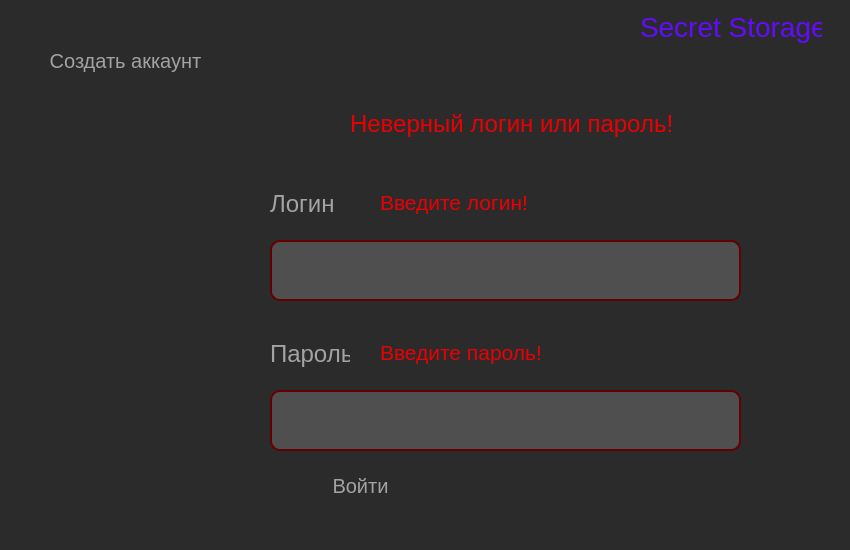
<?xml version="1.0" encoding="UTF-8"?>
<ui version="4.0">
 <class>Form</class>
 <widget class="QWidget" name="Form">
  <property name="geometry">
   <rect>
    <x>0</x>
    <y>0</y>
    <width>850</width>
    <height>550</height>
   </rect>
  </property>
  <property name="windowTitle">
   <string>Form</string>
  </property>
  <property name="styleSheet">
   <string notr="true">background: rgb(43, 43, 43)</string>
  </property>
  <widget class="QLineEdit" name="login">
   <property name="geometry">
    <rect>
     <x>270</x>
     <y>240</y>
     <width>471</width>
     <height>61</height>
    </rect>
   </property>
   <property name="styleSheet">
    <string notr="true">color: rgb(163, 163, 163);
font-size: 18px;
border-radius: 10px;
border: 2px solid rgb(100, 0, 0);
background-color: rgb(79, 79, 79)</string>
   </property>
   <property name="text">
    <string/>
   </property>
  </widget>
  <widget class="QLabel" name="label">
   <property name="geometry">
    <rect>
     <x>270</x>
     <y>190</y>
     <width>67</width>
     <height>29</height>
    </rect>
   </property>
   <property name="styleSheet">
    <string notr="true">color: rgb(163, 163, 163);
font-size: 18px;</string>
   </property>
   <property name="text">
    <string>&lt;!DOCTYPE HTML PUBLIC &quot;-//W3C//DTD HTML 4.0//EN&quot; &quot;http://www.w3.org/TR/REC-html40/strict.dtd&quot;&gt;
&lt;html&gt;&lt;head&gt;&lt;meta name=&quot;qrichtext&quot; content=&quot;1&quot; /&gt;&lt;style type=&quot;text/css&quot;&gt;
p, li { white-space: pre-wrap; }
&lt;/style&gt;&lt;/head&gt;&lt;body style=&quot; font-family:'MS Shell Dlg 2'; font-size:18px; font-weight:400; font-style:normal;&quot;&gt;
&lt;p style=&quot; margin-top:12px; margin-bottom:12px; margin-left:0px; margin-right:0px; -qt-block-indent:0; text-indent:0px;&quot;&gt;&lt;span style=&quot; font-size:18pt;&quot;&gt;Логин&lt;/span&gt;&lt;/p&gt;&lt;/body&gt;&lt;/html&gt;</string>
   </property>
  </widget>
  <widget class="QLabel" name="label_2">
   <property name="geometry">
    <rect>
     <x>270</x>
     <y>340</y>
     <width>80</width>
     <height>29</height>
    </rect>
   </property>
   <property name="styleSheet">
    <string notr="true">color: rgb(163, 163, 163);
font-size: 18px;</string>
   </property>
   <property name="text">
    <string>&lt;html&gt;&lt;head/&gt;&lt;body&gt;&lt;p&gt;&lt;span style=&quot; font-size:18pt;&quot;&gt;Пароль&lt;/span&gt;&lt;/p&gt;&lt;/body&gt;&lt;/html&gt;</string>
   </property>
  </widget>
  <widget class="QPushButton" name="enter">
   <property name="geometry">
    <rect>
     <x>270</x>
     <y>470</y>
     <width>181</width>
     <height>31</height>
    </rect>
   </property>
   <property name="styleSheet">
    <string notr="true">font-size: 20px;
color: rgb(163, 163, 163);
border-radius: 10px;
border: 1px solid rbg(0, 0, 0)</string>
   </property>
   <property name="text">
    <string>Войти</string>
   </property>
  </widget>
  <widget class="QPushButton" name="create_account">
   <property name="geometry">
    <rect>
     <x>20</x>
     <y>40</y>
     <width>211</width>
     <height>41</height>
    </rect>
   </property>
   <property name="styleSheet">
    <string notr="true">font-size: 20px;
color: rgb(163, 163, 163);
border-radius: 10px;
border: 1px solid rbg(0, 0, 0)</string>
   </property>
   <property name="text">
    <string>Создать аккаунт</string>
   </property>
  </widget>
  <widget class="QLineEdit" name="password">
   <property name="geometry">
    <rect>
     <x>270</x>
     <y>390</y>
     <width>471</width>
     <height>61</height>
    </rect>
   </property>
   <property name="styleSheet">
    <string notr="true">color: rgb(163, 163, 163);
font-size: 18px;
border-radius: 10px;
border: 2px solid rgb(100, 0, 0);
background-color: rgb(79, 79, 79)</string>
   </property>
   <property name="text">
    <string/>
   </property>
  </widget>
  <widget class="QLabel" name="label_3">
   <property name="enabled">
    <bool>true</bool>
   </property>
   <property name="geometry">
    <rect>
     <x>350</x>
     <y>110</y>
     <width>328</width>
     <height>29</height>
    </rect>
   </property>
   <property name="styleSheet">
    <string notr="true">color: rgb(234, 0, 3)</string>
   </property>
   <property name="text">
    <string>&lt;html&gt;&lt;head/&gt;&lt;body&gt;&lt;p&gt;&lt;span style=&quot; font-size:18pt;&quot;&gt;Неверный логин или пароль!&lt;/span&gt;&lt;/p&gt;&lt;/body&gt;&lt;/html&gt;</string>
   </property>
  </widget>
  <widget class="QLabel" name="label_6">
   <property name="enabled">
    <bool>true</bool>
   </property>
   <property name="geometry">
    <rect>
     <x>380</x>
     <y>190</y>
     <width>150</width>
     <height>25</height>
    </rect>
   </property>
   <property name="styleSheet">
    <string notr="true">color: rgb(234, 0, 3)</string>
   </property>
   <property name="text">
    <string>&lt;html&gt;&lt;head/&gt;&lt;body&gt;&lt;p&gt;&lt;span style=&quot; font-size:16pt;&quot;&gt;Введите логин!&lt;/span&gt;&lt;/p&gt;&lt;/body&gt;&lt;/html&gt;</string>
   </property>
  </widget>
  <widget class="QLabel" name="label_4">
   <property name="enabled">
    <bool>true</bool>
   </property>
   <property name="geometry">
    <rect>
     <x>380</x>
     <y>340</y>
     <width>163</width>
     <height>25</height>
    </rect>
   </property>
   <property name="styleSheet">
    <string notr="true">color: rgb(234, 0, 3)</string>
   </property>
   <property name="text">
    <string>&lt;html&gt;&lt;head/&gt;&lt;body&gt;&lt;p&gt;&lt;span style=&quot; font-size:16pt;&quot;&gt;Введите пароль!&lt;/span&gt;&lt;/p&gt;&lt;/body&gt;&lt;/html&gt;</string>
   </property>
  </widget>
  <widget class="QLabel" name="label_5">
   <property name="geometry">
    <rect>
     <x>640</x>
     <y>10</y>
     <width>182</width>
     <height>34</height>
    </rect>
   </property>
   <property name="styleSheet">
    <string notr="true">font-size: 28px;
color: rgb(100, 11, 255)</string>
   </property>
   <property name="text">
    <string>Secret Storage</string>
   </property>
  </widget>
 </widget>
 <resources/>
 <connections/>
</ui>
